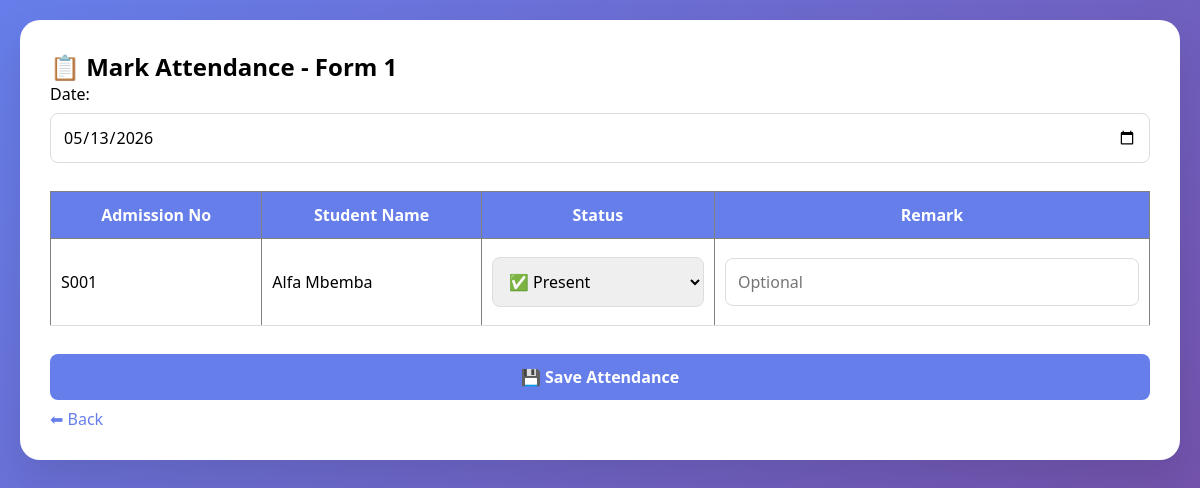
The app's page /mark_attandance.php (signed in) with its own data.
### tables this page shows
CREATE TABLE `students` (
  `id` int(11) NOT NULL,
  `admission_no` varchar(20) DEFAULT NULL,
  `full_name` varchar(100) DEFAULT NULL,
  `class` varchar(20) DEFAULT NULL,
  `parent_phone` varchar(15) DEFAULT NULL,
  `address` text DEFAULT NULL,
  `fee_paid` decimal(10,2) DEFAULT 0.00,
  `total_fees` decimal(10,2) DEFAULT 5000.00,
  `registered_date` timestamp NOT NULL DEFAULT current_timestamp()
);

### mark_attandance.php (the view, shortened to what this page needs)
<?php
include 'config.php';
$teacher = $_SESSION['teacher_data'];
$class = $teacher['class_assigned'];
?>
<!DOCTYPE html>
<html>
<head>
    <link rel="stylesheet" href="style.css">
</head>
<body>
<div class="container">
    <h2>📋 Mark Attendance - <?= $class ?></h2>
    <form method="POST">
        <label>Date:</label>
        <input type="date" name="attendance_date" value="<?= date('Y-m-d') ?>" required>
        <table border="1" cellpadding="8">
            <tr>
                <th>Admission No</th>
                <th>Student Name</th>
                <th>Status</th>
                <th>Remark</th>
            </tr>
            <?php
            $students = $conn->query("SELECT * FROM students WHERE class='$class' ORDER BY admission_no");
            while($student = $students->fetch_assoc()):
            ?>
            <tr>
                <td><?= $student['admission_no'] ?></td>
                <td><?= $student['full_name'] ?></td>
                <td>
                    <select name="status[<?= $student['id'] ?>]" required>
                        <option value="Present">✅ Present</option>
                    </select>
                </td>
                <td><input type="text" name="remark[<?= $student['id'] ?>]" placeholder="Optional"></td>
            </tr>
            <?php endwhile; ?>
        </table>
        <button type="submit" name="save_attendance">💾 Save Attendance</button>
    </form>
    <a href="teacher_dashboard.php">⬅ Back</a>
</div>
</body>
</html>

### style.css (style rules this page uses)
* { margin: 0; padding: 0; box-sizing: border-box; font-family: 'Segoe UI', Tahoma, Geneva, Verdana, sans-serif; }
body { background: linear-gradient(135deg, #667eea 0%, #764ba2 100%); min-height: 100vh; padding: 20px; }
.container { max-width: 1200px; margin: auto; background: white; border-radius: 20px; padding: 30px; box-shadow: 0 20px 40px rgba(0,0,0,0.1); }
input, select, textarea, button { width: 100%; padding: 12px; margin: 8px 0; border: 1px solid #ddd; border-radius: 8px; font-size: 16px; }
button { background: #667eea; color: white; border: none; cursor: pointer; font-weight: bold; }
table { width: 100%; border-collapse: collapse; margin: 20px 0; }
th { background: #667eea; color: white; padding: 12px; }
td { padding: 10px; border-bottom: 1px solid #ddd; }
a { color: #667eea; text-decoration: none; }

### records on screen
students: admission_no "S001", full_name "Alfa Mbemba", id "✅ Present"

### other values on screen
$class "Form 1"
